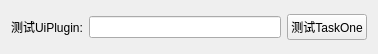
<?xml version="1.0" encoding="UTF-8"?>
<ui version="4.0">
 <class>TestUiPluginWidget</class>
 <widget class="QWidget" name="TestUiPluginWidget">
  <property name="geometry">
   <rect>
    <x>0</x>
    <y>0</y>
    <width>378</width>
    <height>54</height>
   </rect>
  </property>
  <property name="windowTitle">
   <string>TestUiPluginWidget</string>
  </property>
  <layout class="QHBoxLayout" name="horizontalLayout">
   <item>
    <widget class="QLabel" name="label">
     <property name="text">
      <string>测试UiPlugin:</string>
     </property>
    </widget>
   </item>
   <item>
    <widget class="QLineEdit" name="lineEdit"/>
   </item>
   <item>
    <widget class="QPushButton" name="pushButton">
     <property name="text">
      <string>测试TaskOne</string>
     </property>
    </widget>
   </item>
  </layout>
 </widget>
 <layoutdefault spacing="6" margin="11"/>
 <resources/>
 <connections/>
</ui>
